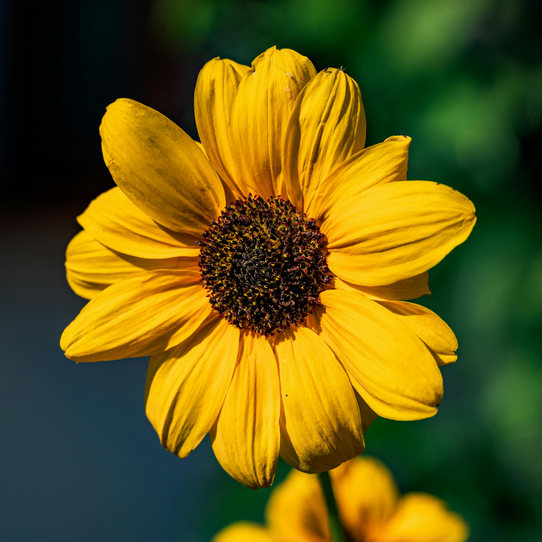
#> input picture images/img-2.png, 542 x 542 px
$ jupyter execute 02_histogram_processing.ipynb
#> lines starting #> are read from the running program, lines starting #| are printed output that depends on the picture
# 2. Histogram Processing

## 2.1. Introduction

A histogram of a digital image with intensity levels in the range $[0, L−1]$ is a discrete function that counts how many pixels in the image have each possible intensity value. It gives a global statistical summary of the brightness distribution meaning you can immediately see whether an image is dark (histogram shifted left), bright (shifted right), low-contrast (narrow peak), or high-contrast (spread wide).

For an 8-bit grayscale image, $L = 256$, so the histogram has $256$ bins, one for each intensity level $r_k = 0, 1, 2, ... 255$.

The unnormalized (raw count) histogram is defined as:

$$
h(r_k) = n_k
$$

Where, <br>
$\qquad r_k =$ Intensity level $k$ $(k = 0, 1, 2, ..., L−1)$ <br>
$\qquad n_k =$ Number of pixels with intensity $r_k$ <br>
$\qquad L =$ Total number of intensity levels ($256$ for 8-bit) <br>

The normalized histogram (probability estimate) is:

$$
p(r_k) = \frac{n_k}{MN}
$$

Where, <br>
$\qquad M =$ Number of rows (image height in pixels) <br>
$\qquad N =$ Number of columns (image width in pixels) <br>
$\qquad MN =$ Total number of pixels in the image <br>

and: $$\sum_{k=0}^{L-1}{p(r_k)} = 1$$

**Program to implement histogram of an image**

[cell 1]
import cv2
import numpy as np
import matplotlib.pyplot as plt

[cell 2]
img = cv2.imread("images/img-2.png", 0)
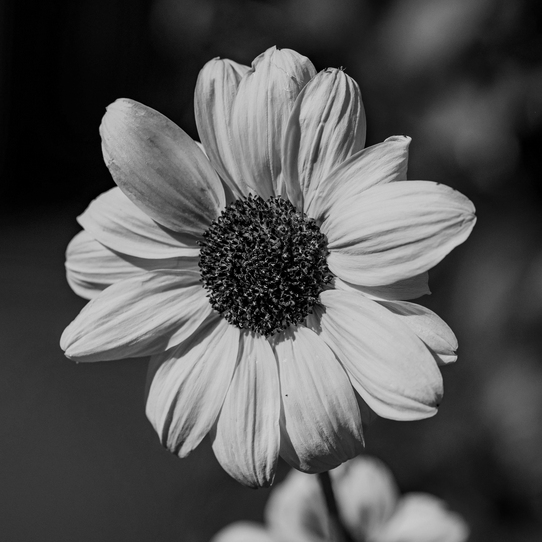
#> img: shape (542, 542); min 0, max 212, mean 84.7

if img is None:
    print("Image not found!")
    exit()

[cell 3]
M, N = img.shape
#> M = 542; N = 542

# calcHist(images, channels, mask, histSize, ranges)
h = cv2.calcHist([img], [0], None, [256], [0, 256])
#> h = 256 values, max 6211 at index 1, min 0 at index 213, mean 1147.5
h = h.flatten()

p = h / (M * N)
#> p = 256 values, max 0.0211 at index 1, min 0 at index 213, mean 0.00391

[cell 4]
plt.figure(figsize=(12, 4))

plt.subplot(1, 3, 1)
plt.imshow(img, cmap="gray")
plt.title("Original image")
plt.axis("off")

plt.subplot(1, 3, 2)
plt.plot(h, color="#006666")
plt.title("h(rk) — raw count")
plt.xlim([0, 255])
plt.xlabel("Intensity rk")
plt.ylabel("nk")

plt.subplot(1, 3, 3)
plt.plot(p, color="#003153")
plt.title("p(rk) — normalized")
plt.xlim([0, 255])
plt.xlabel("Intensity rk")
plt.ylabel("Probability")

plt.tight_layout()
plt.show()
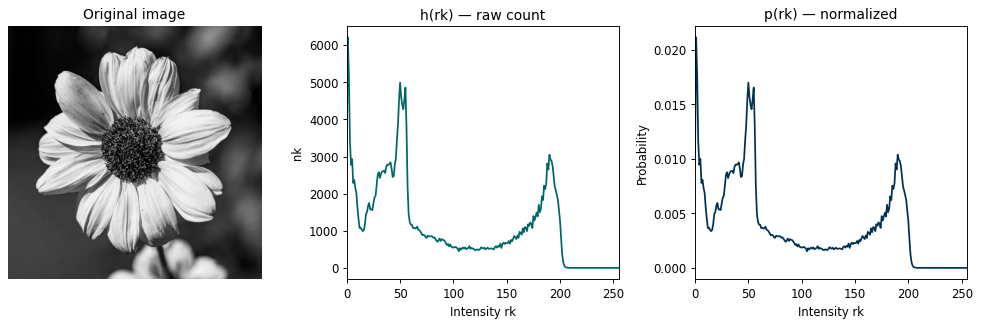
#> figure drawn by matplotlib, 3 panels; panel 2: curve peaks at x = 1, y = 6211; panel 3: curve peaks at x = 1, y = 0.0211

## 2.2. Histogram Equalization

Histogram equalization is an automatic contrast enhancement technique that redistributes pixel intensities so that the output histogram is as uniform (flat) as possible across all intensity levels. It works by applying a transformation function derived from the cumulative distribution function (CDF) of the input image's histogram.

The result is an image that uses the full intensity range $[0, L-1]$ more evenly, making dark images brighter and revealing hidden detail in both shadows and highlights.

If $p(r)$ is the probability density of the input intensities, we want a transformation $s = T(r)$ such that the output $p(s)$ is uniform. It can be shown mathematically that this transformation is exactly the CDF of the input:

$$
T(r_k) = (L - 1)\,\mathrm{CDF}(r_k)
$$

which expands to:

$$
s_k = T(r_k) = (L - 1)\sum_{j=0}^{k} p(r_j)
$$

Substituting

$$
p(r_j) = \frac{n_j}{MN},
$$

we obtain:

$$
s_k
=
\left\lfloor
\frac{L - 1}{MN}
\sum_{j=0}^{k} n_j
\right\rfloor
$$

**Program to implement histogram equalization**

[cell 5]
img_eq = cv2.equalizeHist(img)
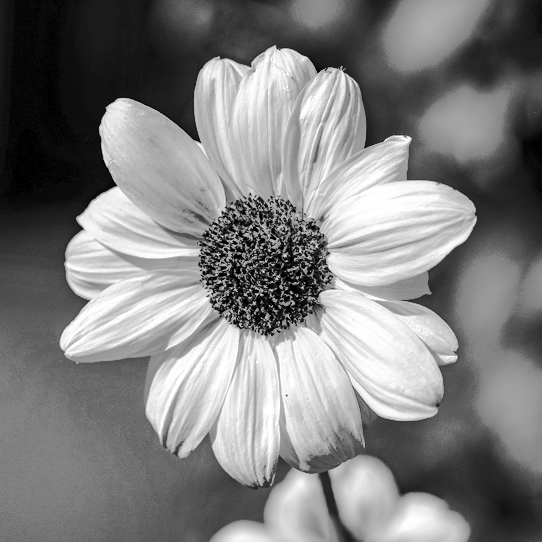
#> img_eq: shape (542, 542); min 0, max 255, mean 127.2

[cell 6]
fig, axes = plt.subplots(2, 2, figsize=(10, 8))

axes[0, 0].imshow(img, cmap="gray")
axes[0, 0].set_title("Original")
axes[0, 0].axis("off")
axes[0, 1].imshow(img_eq, cmap="gray")
axes[0, 1].set_title("Equalized")
axes[0, 1].axis("off")

axes[1, 0].plot(cv2.calcHist([img], [0], None, [256], [0, 256]), color="#006666")
axes[1, 0].set_title("Original histogram")
axes[1, 0].set_xlim([0, 255])

axes[1, 1].plot(cv2.calcHist([img_eq], [0], None, [256], [0, 256]), color="#003153")
axes[1, 1].set_title("Equalized histogram")
axes[1, 1].set_xlim([0, 255])

plt.tight_layout()
plt.show()
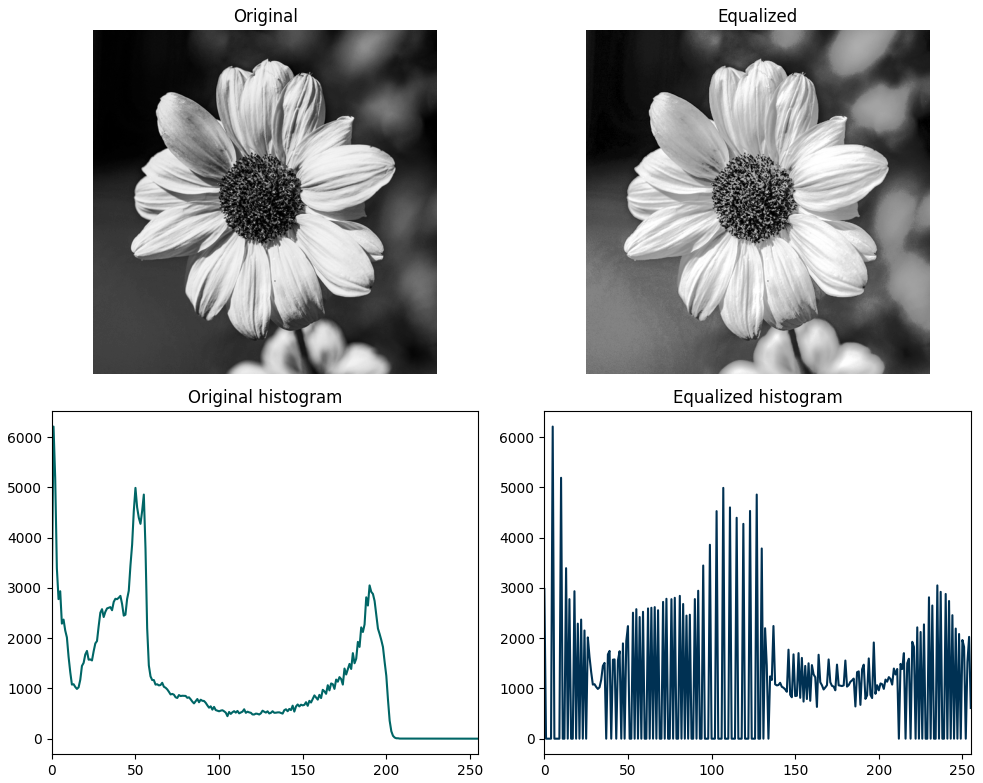
#> figure drawn by matplotlib, 4 panels; panel 3: curve peaks at x = 1, y = 6211; panel 4: curve peaks at x = 5, y = 6211

## 2.3. Histogram Specification (Matching)

Histogram specification (also called histogram matching) is a technique that transforms an input image so its histogram matches a specified target histogram which can be any desired shape, not just uniform. It is a generalization of histogram equalization: equalization is simply histogram specification where the target is a flat (uniform) histogram.

It is especially useful when you want one image to look like another for example, normalizing lighting conditions across a series of satellite or medical images.

Steps in histogram specification:

1. Equalize the input image

   $$
   s_k = (L − 1) \times \sum_{j=0}^{k}{p_r(r_j)}
   $$

   $\qquad$ Where, $p_r =$ Normalized histogram of the INPUT image

2. Equalize the target (specified) histogram

   $$
   v_k = (L − 1) \times \sum_{j=0}^{k}{p_z(z_j)}
   $$

   $\qquad$ Where, $p_z =$ Normalized histogram of the TARGET (desired) distribution

3. Build the inverse mapping

$\qquad$ For each $s_k$, find the $z$ that gives the closest $v$ such that $|v_z − s_k|$ is minimum:

$$
\text{mapping}(r_k) = z
$$

$\qquad$ Final output pixel value for input intensity $r_k$:

$$
output(r_k) = mapping(r_k)
$$

**Program to implement histogram specification**

[cell 7]
def hist_specify(src, ref):
    L = 256

    h_src = cv2.calcHist([src], [0], None, [L], [0, L]).flatten()
    cdf_src = np.cumsum(h_src / h_src.sum())

    h_ref = cv2.calcHist([ref], [0], None, [L], [0, L]).flatten()
    cdf_ref = np.cumsum(h_ref / h_ref.sum())

    lut = np.zeros(L, dtype=np.uint8)
    for s in range(L):
        diff = np.abs(cdf_ref - cdf_src[s])
        lut[s] = np.argmin(diff)

    return lut[src]

[cell 8]
src = cv2.imread("images/img-2.png", 0)
ref = cv2.imread("images/img-1.png", 0)
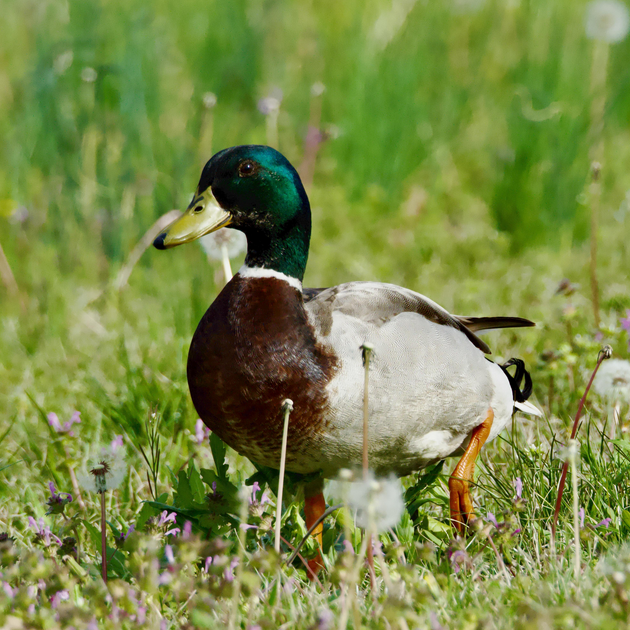
#> input picture images/img-1.png, 630 x 630 px
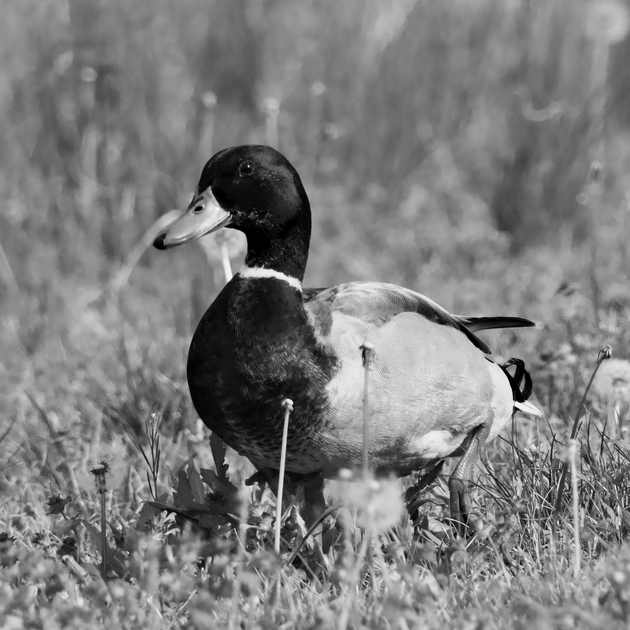
#> ref: shape (630, 630); min 0, max 253, mean 124.8

result = hist_specify(src, ref)
#> in hist_specify, `h_src = cv2.calcHist([src], [0], None, [L], [0, L]).flatten()`: h_src has the same summary as h outside hist_specify
#> in hist_specify, `cdf_src = np.cumsum(h_src / h_src.sum())`: cdf_src = 256 values from 0.0101 to 1
#> in hist_specify, `h_ref = cv2.calcHist([ref], [0], None, [L], [0, L]).flatten()`: h_ref = 256 values, max 5212 at index 126, min 0 at index 247, mean 1550.4
#> in hist_specify, `cdf_ref = np.cumsum(h_ref / h_ref.sum())`: cdf_ref = 256 values from 0.00233 to 1
#> after the loop in hist_specify, `for s in range(L):`: lut = 256 values from 9 to 253
#> in hist_specify, `return lut[src]`:
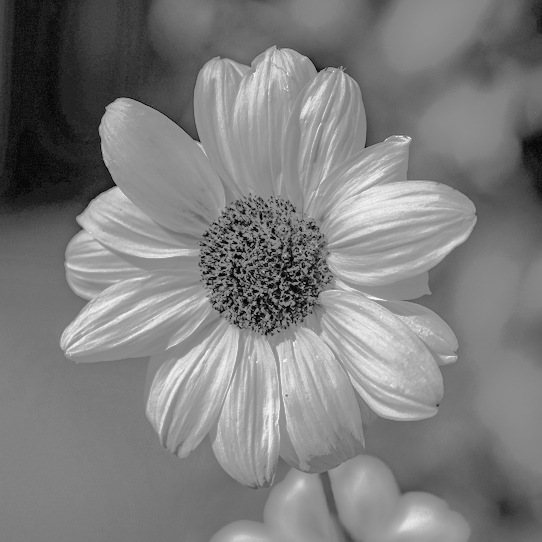
#> returned value: shape (542, 542); min 9, max 253, mean 125.3

[cell 9]
fig, axes = plt.subplots(2, 3, figsize=(13, 8))

for ax, img, title in zip(
    axes[0], [src, ref, result], ["Source", "Reference", "Result"]
):
    ax.imshow(img, cmap="gray")
    ax.set_title(title)
    ax.axis("off")
#> this loop made 3 passes
#> title on passes 1 to 3: 'Source', 'Reference', 'Result'

colors = ["#006666", "#003153", "#2F4F4F"]
for ax, img, title, c in zip(
    axes[1],
    [src, ref, result],
    ["Source hist", "Reference hist", "Result hist"],
    colors,
):
    h = cv2.calcHist([img], [0], None, [256], [0, 256])
    ax.plot(h, color=c)
    ax.set_title(title)
    ax.set_xlim([0, 255])
#> this loop made 3 passes
#> (title, c) on passes 1 to 3: ('Source hist', '#006666'), ('Reference hist', '#003153'), ('Result hist', '#2F4F4F')

plt.tight_layout()
plt.show()
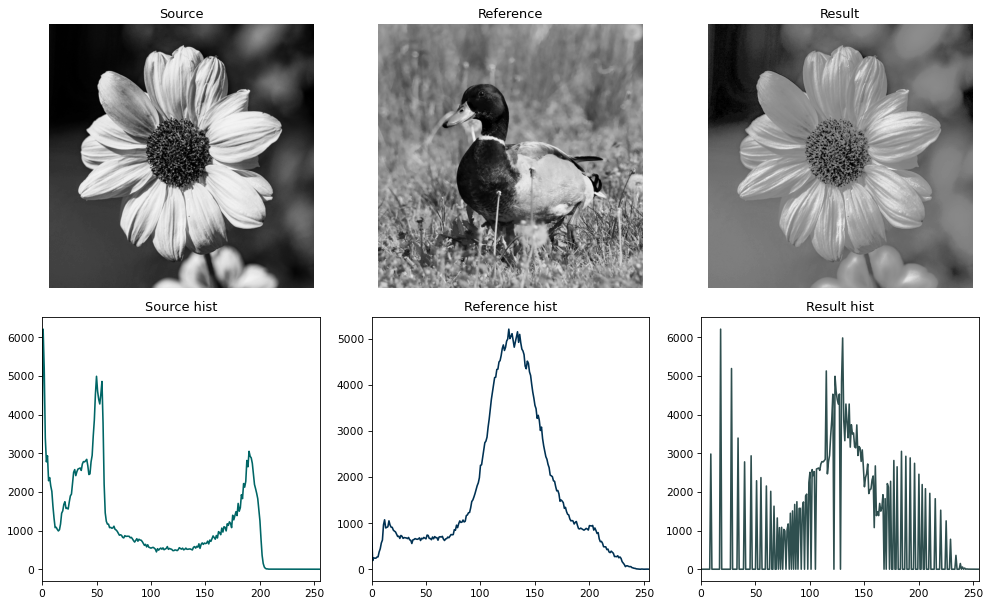
#> figure drawn by matplotlib, 6 panels; panel 4: curve peaks at x = 1, y = 6211; panel 5: curve peaks at x = 126, y = 5212; panel 6: curve peaks at x = 18, y = 6211

## 2.4 Local Histogram Processing

Local histogram processing applies histogram equalization (or specification) independently to a small neighborhood (window) centered on each pixel, rather than using the histogram of the entire image. The center pixel is replaced by the equalized value computed from only the pixels inside that window. The window then slides to the next pixel and the process repeats.

This produces much better enhancement for images that have regions of very different brightness such as medical images, aerial photos, or night-time scenes where global equalization would wash out local detail.

For a window of size $m × n$ centered at pixel $(x, y)$:

$h_{xy}(rk) =$ Count of pixels with intensity $r_k$ in the $m×n$ window

Local normalized histogram:

$$
p_{xy}(r_k) = \frac{h_{xy}(r_k)}{m \times n}
$$

Local CDF and transformation (same as global equalization):

$$
s_k = \left\lfloor(L − 1) \times \sum_{j=0}^{k}{p_{xy}(r_j)}\right\rfloor
$$

Output pixel at $(x, y) = s_k$ where $k =$ intensity of center pixel

**Program to implement local histogram processing**

[cell 10]
img = cv2.imread("images/img-2.png", 0)

clahe = cv2.createCLAHE(clipLimit=2.0, tileGridSize=(8, 8))
img_clahe = clahe.apply(img)
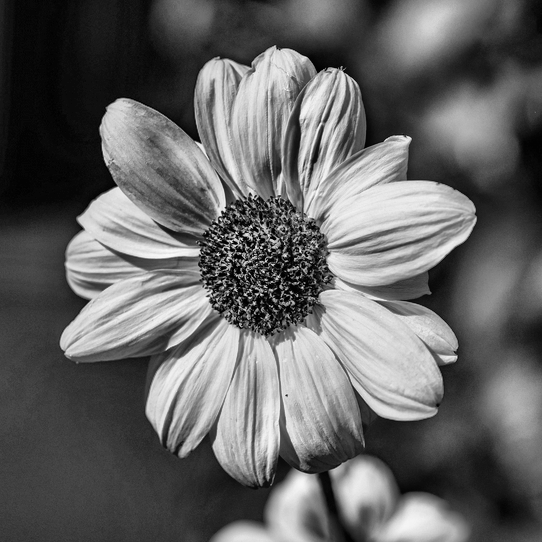
#> img_clahe: shape (542, 542); min 0, max 249, mean 100

[cell 11]
plt.figure(figsize=(14, 4))

plt.subplot(1, 3, 1)
plt.imshow(img, cmap="gray")
plt.title("Original")
plt.axis("off")

plt.subplot(1, 3, 2)
plt.imshow(cv2.equalizeHist(img), cmap="gray")
plt.title("Global equalization")
plt.axis("off")

plt.subplot(1, 3, 3)
plt.imshow(img_clahe, cmap="gray")
plt.title("CLAHE (clip=2, tile=8×8)")
plt.axis("off")

plt.tight_layout()
plt.show()

## 2.5. Histogram Statistics

Histogram statistics use the normalized histogram $p(r_k)$ as a probability distribution to compute numerical descriptors that summarize the intensity characteristics of an image. These statistics describe the shape of the histogram its center, spread, symmetry, and peakedness without needing to examine individual pixels.

They are widely used in image analysis, texture description, and as features for image classification and segmentation.

1. Mean ($\mu$) — Average intensity
   $$
   \mu = \sum_{k=0}^{L-1}{r_k \times p(r_k)}
   $$
2. Variance ($\sigma^2$) — Contrast measure
   $$
   \sigma^2 = \sum_{k=0}^{L-1}{(r_k − \mu)^2 × p(r_k)}
   $$
3. n-th central moment ($\mu_n$)
   $$
    \mu_n = \sum_{k=0}^{L-1}{(r_k − \mu)^n × p(r_k)}
   $$
4. Normalized skewness and kurtosis
   $$
   \text{Skewness} = \frac{\mu_3}{\sigma^3}
   $$
   $$
   \text{Kurtosis} = \frac{\mu^4}{\sigma^4}
   $$
   $$
   \text{Excess kurtosis} = \frac{\mu_4}{\sigma^4} - 3
   $$
5. Entropy ($H$) — Information content
   $$
   H = − \sum_{k=0}^{L-1}{p(r_k) \times \text{log}_2(p(r_k))}
   $$

**Program to implement histogram statistics**

[cell 12]
def central_moment(p, mean, n):
    rk = np.arange(len(p))
    return np.sum((rk - mean) ** n * p)

[cell 13]
M, N = img.shape
L = 256

h = cv2.calcHist([img], [0], None, [L], [0, L]).flatten()
p = h / (M * N)
rk = np.arange(L)

[cell 14]
mean = np.sum(rk * p)
#> mean = 84.67

variance = np.sum((rk - mean) ** 2 * p)
#> variance = 4334.5
std_dev = np.sqrt(variance)
#> std_dev = 65.84

mu3 = central_moment(p, mean, 3)
#> in central_moment, `rk = np.arange(len(p))`: rk = 256 values from 0 to 255
#> mu3 = 147424.2
mu4 = central_moment(p, mean, 4)
#> mu4 = 33173342.3

skewness = mu3 / (std_dev**3) if std_dev > 0 else 0
#> skewness = 0.517
kurtosis = mu4 / (std_dev**4) if std_dev > 0 else 0
#> kurtosis = 1.77
excess_kurtosis = kurtosis - 3
#> excess_kurtosis = -1.23

p_nz = p[p > 0]
#> p_nz = 213 values, max 0.0211 at index 1, min 3.4e-06 at index 210, mean 0.00469
entropy = -np.sum(p_nz * np.log2(p_nz))
#> entropy = 7.32

[cell 15]
print(f"Mean            : {mean:.4f}")
#| Mean            : 84.6733
print(f"Variance        : {variance:.4f}")
#| Variance        : 4334.5030
print(f"Std deviation   : {std_dev:.4f}")
#| Std deviation   : 65.8369
print(f"Skewness        : {skewness:.4f}")
#| Skewness        : 0.5166
print(f"Kurtosis        : {kurtosis:.4f}")
#| Kurtosis        : 1.7657
print(f"Excess kurtosis : {excess_kurtosis:.4f}")
#| Excess kurtosis : -1.2343
print(f"Entropy         : {entropy:.4f} bits")
#| Entropy         : 7.3188 bits

[cell 16]
plt.figure(figsize=(8, 4))
plt.plot(p, color="#006666", linewidth=1)

plt.axvline(mean, color="red", linestyle="--", label=f"Mean = {mean:.1f}")
plt.axvline(
    mean + std_dev, color="orange", linestyle=":", label=f"Mean + Stddev = {mean+std_dev:.1f}"
)
plt.axvline(
    mean - std_dev, color="orange", linestyle=":", label=f"Mean - Stddev = {mean-std_dev:.1f}"
)

plt.title("Normalized histogram with statistics")
plt.xlabel("Intensity level rk")
plt.ylabel("p(rk)")
plt.legend()
plt.xlim([0, 255])

plt.tight_layout()
plt.show()
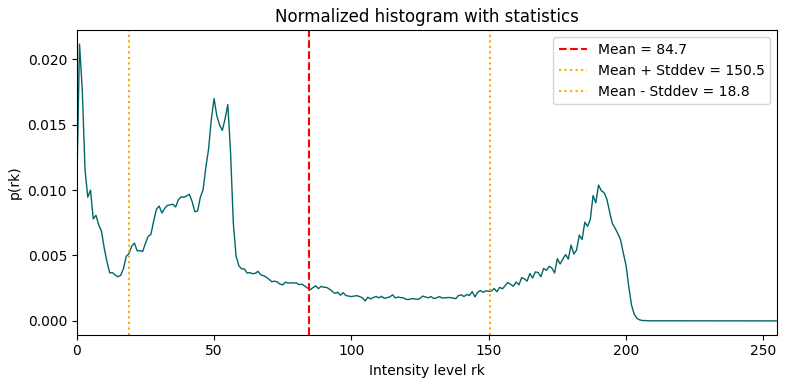
#> figure drawn by matplotlib, 1 panel; curve peaks at x = 1, y = 0.0211
